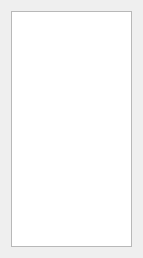
<?xml version="1.0" encoding="UTF-8"?>
<ui version="4.0">
 <class>Cregslh5801Widget</class>
 <widget class="QWidget" name="Cregslh5801Widget">
  <property name="geometry">
   <rect>
    <x>0</x>
    <y>0</y>
    <width>143</width>
    <height>258</height>
   </rect>
  </property>
  <property name="windowTitle">
   <string>Form</string>
  </property>
  <layout class="QVBoxLayout" name="verticalLayout">
   <item>
    <widget class="QTextEdit" name="textEdit"/>
   </item>
  </layout>
 </widget>
 <resources/>
 <connections/>
</ui>
